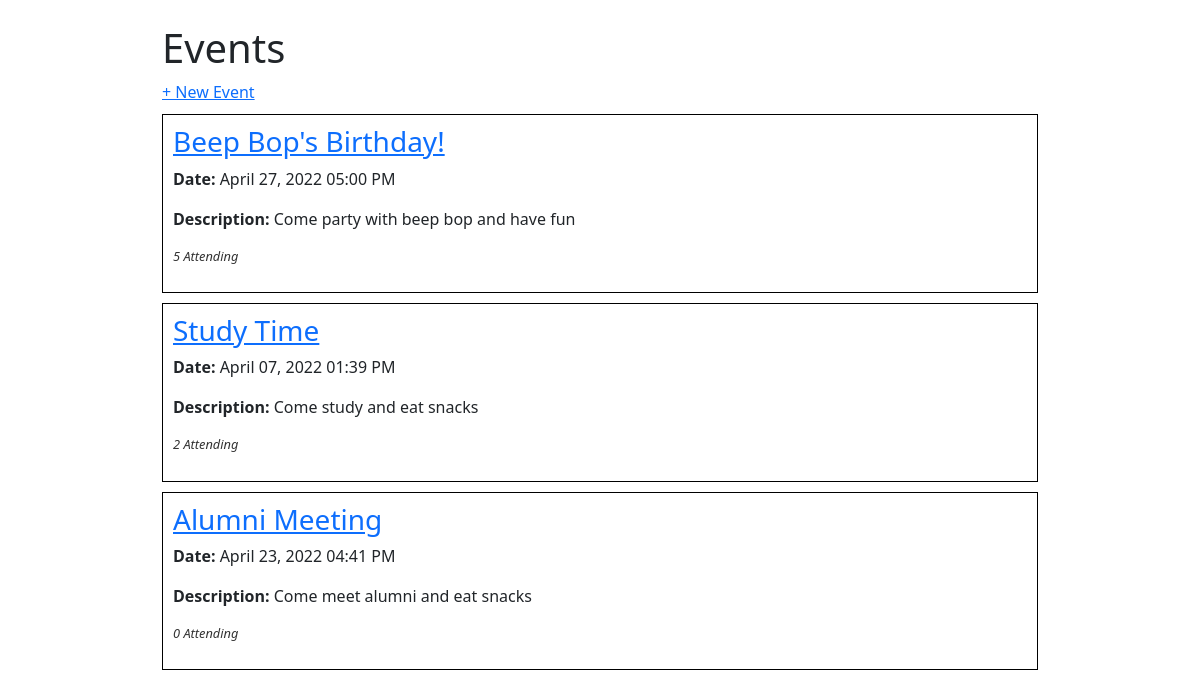
Before: / with the older database file.
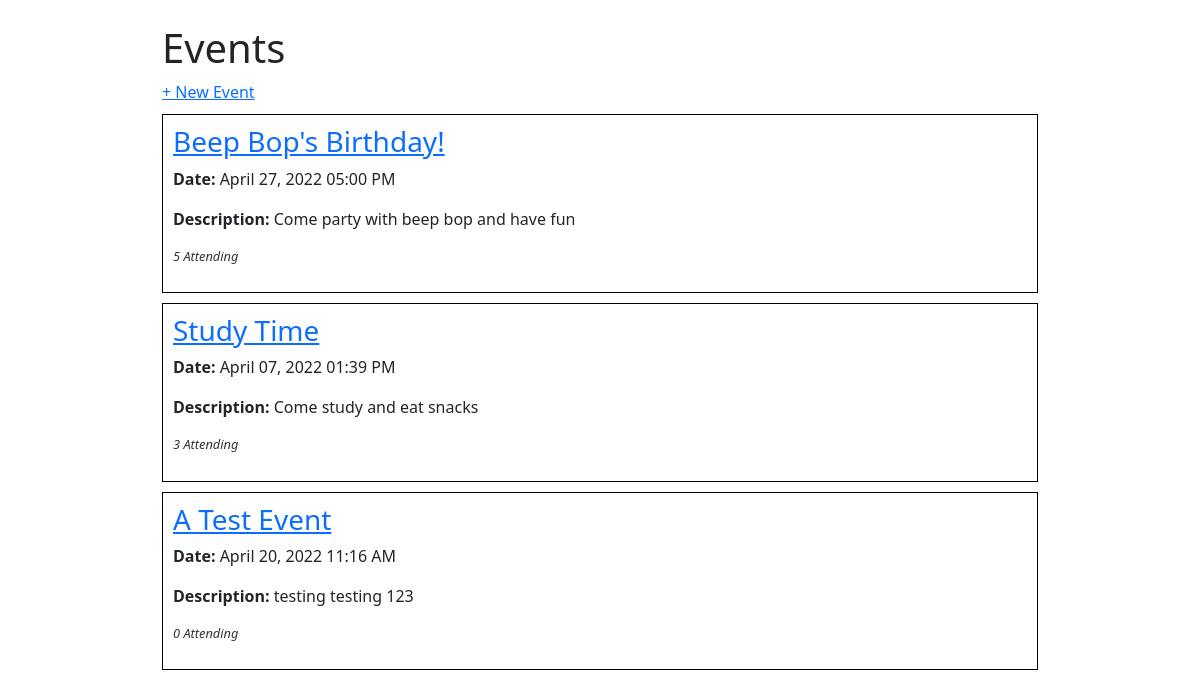
After: the same page with the newer database file.
### events_app/models.py (models this page shows)
class Event(db.Model):
    id = db.Column(db.Integer, primary_key=True)
    title = db.Column(db.String(80), nullable=False)
    description = db.Column(db.String(80), nullable=False)
    date_and_time = db.Column(db.DateTime(timezone=True))
    guests = db.relationship('Guest', secondary = 'guest_events', back_populates="events_attending")
    created_by = db.relationship('Guest', secondary= 'events_created', back_populates="events_hosting")
    event_type = db.Column(db.Enum(EventType), default=EventType.MISC)

### events_app/routes.py (the view)
@main.route('/')
def index():
    try:
        all_events = Event.query.all()
    except:
        flash('No Events, Create One!')
        return render_template('index.html', events=None)
    return render_template('index.html', events=all_events)

### events_app/templates/index.html
{% extends 'base.html' %}
{% block content %}
<h1>Events</h1>
<a href="/create">+ New Event</a>
    {% for event in events %}
        <div class="event-container">
            <h3><a href="/event/{{ event.id }}">{{ event.title }}</a></h3>
            <p><strong>Date:</strong> {{event.date_and_time.strftime('%B %d, %Y %I:%M %p')}}</p>
            <p><strong>Description:</strong> {{ event.description }}</p>
            <p class="small-text">
                {{ event.guests|length }} Attending
            </p>
        </div>
    {% endfor %}
{% endblock %}

### events_app/templates/base.html (shortened to what this page needs)
<!DOCTYPE html>
<html lang="en">
    <head>
        <link href="https://cdn.jsdelivr.net/npm/bootstrap@5.1.3/dist/css/bootstrap.min.css" rel="stylesheet">
        <link rel="stylesheet" href="/static/style.css">
    </head>
    <body>
        <div id="content">
            <div class="container pt-4">
                {% block content %}{% endblock %}
            </div>
        </div>
    </body>
</html>

### events_app/static/style.css (style rules this page uses)
body { display: flex; justify-content: center; }
#content { width: 75%; }
.event-container { border: 1px solid #000; margin: 10px 0; padding: 10px; }
.small-text { font-size: 0.8em; color: #333; font-style: italic; }
html, body { height: 100%; width: 100%; margin: 0; }

Changed rows visible on the page:
removed Event: title "Alumni Meeting", date_and_time "April 23, 2022 04:41 PM", description "Come meet alumni and eat snacks", guests|length "0"
computed for Event "Study Time": guests|length "2" → "3"
added Event: title "A Test Event", date_and_time "April 20, 2022 11:16 AM", description "testing testing 123", guests|length "0"
